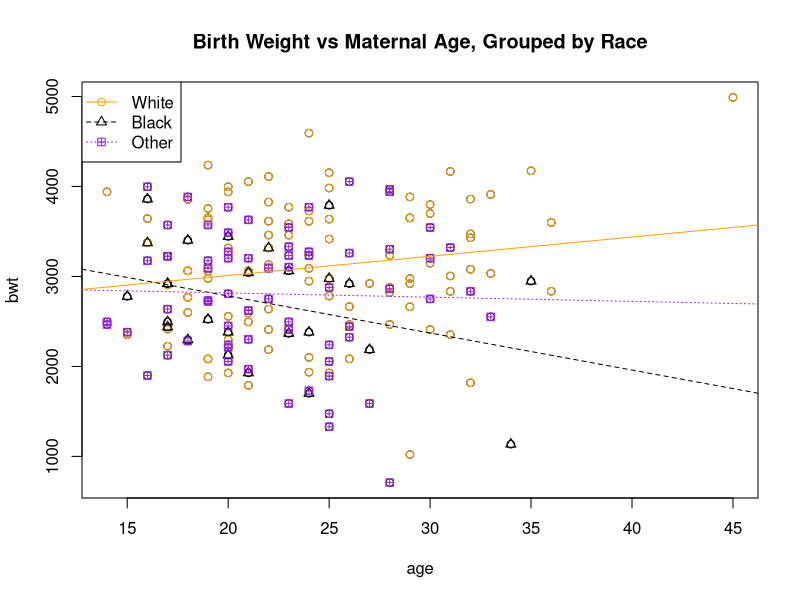

This figure's R source:
## ---- chunk 1
# attach the data
library(MASS)

attach(birthwt)
head(birthwt,5)

## ---- chunk 2
race<-factor(race) # this asks R to see race as categorical
is.factor(race) 

contrasts(race) 

# need to label the classes for race
levels(race) <- c("white", "black", "other")  # Dr. Woo HIGHLY recommends making names for classes in a category
contrasts(race)

head(birthwt)
## ---- chunk 3
# subset the data set by race
# need to use the original data values, not labels
dataW <- subset(birthwt,race=="1") 
dataB <- subset(birthwt,race=="2") 
dataO <- subset(birthwt,race=="3") 

##fit 3 separate regressions, one for each region
modW <- lm(bwt~age,data=dataW)
modB <- lm(bwt~age,data=dataB)
modO <- lm(bwt~age,data=dataO)

##create a scatterplot with different colors and symbols for each race
plot(age,bwt,main="Birth Weight vs Maternal Age, Grouped by Race")

points(dataW$age,dataW$bwt, pch=1, col="orange") 
points(dataB$age,dataB$bwt, pch=2, col="black") 
points(dataO$age,dataO$bwt, pch=12, col="purple")

abline(modW,lty=1, col="orange")
abline(modB,lty=2, col="black") 
abline(modO,lty=3, col="purple")

legend("topleft", c("White","Black","Other"), lty=c(1,2,3), pch=c(1,2,12), col=c("orange","black","purple")) 
## ---- chunk 4
modelInteractions <- lm(bwt~age*race)
summary(modelInteractions)

## ---- chunk 5

interceptBlack <- 2583.54 + 1022.79
interceptBlack

interceptOther <- 2583.54 + 326.05
interceptOther

slopeBlack <- 21.37 - 62.54
slopeBlack

slopeOther <- 21.37 - 26.03
slopeOther
## ---- chunk 6
modelAdd <- lm(bwt~age+race)
summary(modelAdd)

## ---- chunk 7

averageAllRegions <- (26159 + 22894 + 22894) / 3
averageAllRegions

## ---- chunk 8
averageSpend <- (3901 + 3274 + 3919) / 3
averageSpend
## ---- chunk 9
MSRSpendArea <- 9720281 * 2
print(paste("Mean Squared Regression Spend_Area: ", MSRSpendArea))
## ---- chunk 10
# knowns
dfReducedModel <- 47
dfFullModel <- 45 #in the anova table, AND also 51 - the six coefficients in the E(y)
SSEReduced <- 232498501 + 9720281
SSEFull <- 232498501

# calculate that F statistic using SSR's and SSE
# page 272 I think gives the F0 calculation
F0 <- ((SSEReduced - SSEFull) / (dfReducedModel - dfFullModel)) / (SSEFull / dfFullModel)
print(paste("F0 is: ", F0))

# create the critical value
# page 272 gives the test statistic
criticalFValue <- qf(0.95,(dfReducedModel - dfFullModel),dfFullModel)
print(paste("The critical value is: ", criticalFValue))

pvalue <- 1-pf(F0,(dfReducedModel - dfFullModel),dfFullModel) # remember to use 1 - pf
print(paste("The p value for the F statistic is: ", pvalue))
## ---- chunk 11
B2hat <- 529.40 
## ---- chunk 12

# multiplier for confidence interval is t((1-.05)/(2*g),n-p)
# g == 3 == number of pairwise comparisons we are making
# n = 51
# p = 4 == parameters Intercept, Spend, AreaSouth, AreaWest
deltaMultiplier <- qt((1 - (.05/6)), (51 - 4))
print(paste("The 95% multiplier is: ", deltaMultiplier))

seB2hat <- sqrt(588126.71689) # sqrt(# from the vcov matrix), BUT also the same value in the Est. Std Error table for the coef.

# confidence interval = Bi-hat +- deltaMultiplier * se(Bi-hat)
B2CIlow <- B2hat - (deltaMultiplier * seB2hat)
B2CIhigh <- B2hat + (deltaMultiplier * seB2hat)

print(paste("The 95% CI for the mean difference in the mean teacher salary between the North region and the South region is: ", B2CIlow, " to ", B2CIhigh))
## ---- chunk 13
B3hat <- 1674.00

seB3hat <- sqrt(641873.8) # sqrt(# from the vcov matrix), BUT also the same value in the Est. Std Error table for the coef.

B3CIlow <- B3hat - (deltaMultiplier * seB3hat)
B3CIhigh <- B3hat + (deltaMultiplier * seB3hat)

print(paste("The 95% CI for the mean difference in the mean teacher salary between the North region and the West region is: ", B3CIlow, " to ", B3CIhigh))

## ---- chunk 14
B2B3hat <- B2hat - B3hat
#print(paste("B2 B3 hat:", B2B3hat))
#print(paste("t value: ", deltaMultiplier))


# above calculation may be wrong, also trying:
# Var(B2-hat) + Var(B3-hat) - 2Cov(B2,B3)
seB2B3hatv2 <- sqrt(588126.72 + 641873.8 - (2 * 244238.0)) # use the vcov table

B2B3CIlowv2 <- B2B3hat - (deltaMultiplier * seB2B3hatv2)
B2B3CIhighv2 <- B2B3hat + (deltaMultiplier * seB2B3hatv2)

print(paste("The 95% CI for the mean difference in the mean teacher salary between the South region and the West region is: ", B2B3CIlowv2, " to ", B2B3CIhighv2))

